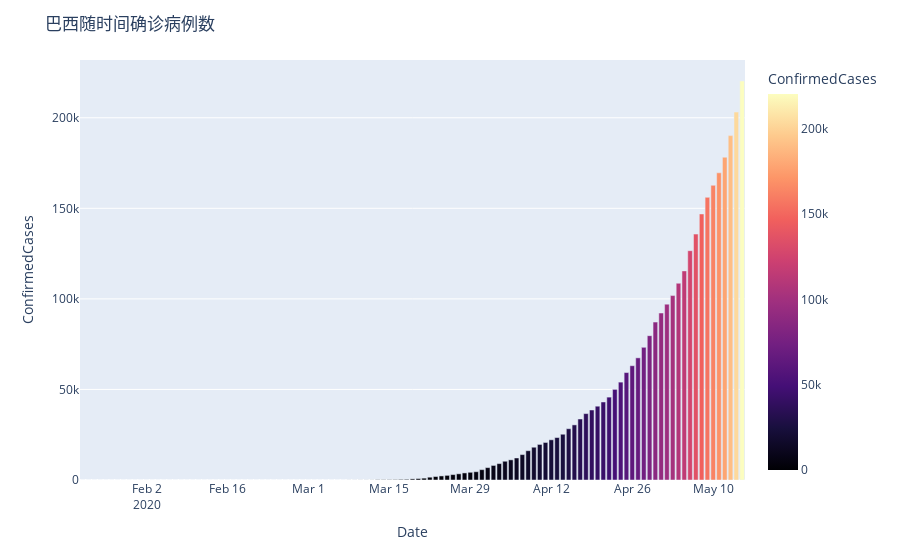

Notebook cell for this chart:
### Code cell
# 再随机抽样另一个国家的数据情况，以巴西为例

# 巴西确诊病例数情况
df_brz_records=df_country_records.loc["Brazil",["ConfirmedCases","Fatalities"]]
df_brz_records=df_brz_records.reset_index()
fig=px.bar(df_brz_records,x="Date",y="ConfirmedCases",color="ConfirmedCases",color_continuous_scale=px.colors.sequential.Magma)
fig.update_layout(title_text='巴西随时间确诊病例数')
fig.show()
